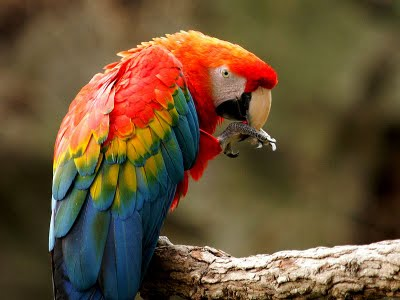
//> input picture issue_07/arara.jpg, 400 x 300 px
$ ./main   (built with g++ and OpenCV 4)
//> lines starting //> are read from the running program, lines starting //| are printed output that depends on the picture; after the words box and inside, x2 and y2 are one past the last pixel; in counts of white or black regions, pixels touching at a corner belong together
#include <opencv/cv.h>
#include <opencv/highgui.h>
#include <opencv/cvaux.h>
#include <opencv/cxcore.h>
#include <opencv/ml.h>
#include <stdlib.h>
#include <stdio.h>
#include <iostream>
using namespace cv;
using namespace std;


Mat image_rgb;
Mat image_gray;
Mat image_limi;

int main()
{
    image_rgb=imread("/Users/pedropedrosa/Documents/VSCode/PDI_Trainee_C_Language-master/issue_07/arara.jpg",1);
//> image_rgb is the input picture: 300 rows x 400 cols, CV_8UC3; mean B, G, R 54.4, 82.8, 105.2
    namedWindow("Original Image",CV_WINDOW_AUTOSIZE);
    imshow("Original Image", image_rgb);

    cvtColor(image_rgb, image_gray, CV_RGB2GRAY);
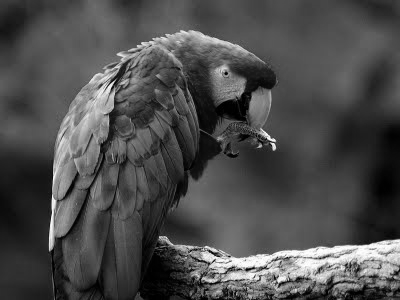
//> image_gray: 300 rows x 400 cols, CV_8UC1; min 0, max 255, mean 76.9
    namedWindow("Image Gray",CV_WINDOW_AUTOSIZE);
    imshow("Image Gray", image_gray);

    threshold(image_gray, image_limi, 100, 200, CV_THRESH_BINARY);
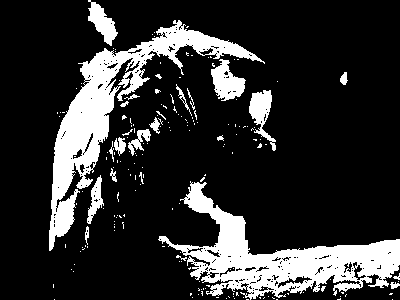
//> image_limi: 300 rows x 400 cols, CV_8UC1; values 0 (black) and 200 (white), 18.5% white; 187 white regions (163 under 20 px), largest, box (x1, y1, x2, y2) and area: (158, 181, 400, 300) 9304, (49, 20, 265, 251) 8896, (211, 59, 246, 101) 833
    namedWindow("Image Thresholded",CV_WINDOW_AUTOSIZE);
    imshow("Image Thresholded", image_limi);
    imwrite("/Users/pedropedrosa/Documents/VSCode/PDI_Trainee_C_Language-master/issue_07/Results/Image_Thresholded.jpg", image_limi);

    cvWaitKey(0);

}
